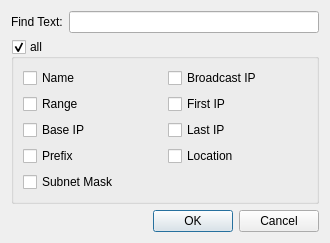
<?xml version="1.0" encoding="UTF-8"?>
<ui version="4.0">
 <class>cFindDialogIPRange</class>
 <widget class="QDialog" name="cFindDialogIPRange">
  <property name="geometry">
   <rect>
    <x>0</x>
    <y>0</y>
    <width>330</width>
    <height>221</height>
   </rect>
  </property>
  <property name="windowTitle">
   <string>Dialog</string>
  </property>
  <layout class="QGridLayout" name="gridLayout_3">
   <item row="0" column="0">
    <layout class="QVBoxLayout" name="verticalLayout">
     <item>
      <layout class="QHBoxLayout" name="horizontalLayout">
       <item>
        <widget class="QLabel" name="label">
         <property name="text">
          <string>Find Text:</string>
         </property>
        </widget>
       </item>
       <item>
        <widget class="QLineEdit" name="m_lpFindText"/>
       </item>
      </layout>
     </item>
     <item>
      <widget class="QGroupBox" name="m_lpFindIn">
       <property name="title">
        <string>all</string>
       </property>
       <property name="checkable">
        <bool>true</bool>
       </property>
       <layout class="QGridLayout" name="gridLayout_2">
        <item row="0" column="0">
         <layout class="QGridLayout" name="gridLayout">
          <item row="2" column="0">
           <widget class="QCheckBox" name="m_lpBaseIP">
            <property name="text">
             <string>Base IP</string>
            </property>
           </widget>
          </item>
          <item row="3" column="0">
           <widget class="QCheckBox" name="m_lpPrefix">
            <property name="text">
             <string>Prefix</string>
            </property>
           </widget>
          </item>
          <item row="1" column="0">
           <widget class="QCheckBox" name="m_lpRange">
            <property name="text">
             <string>Range</string>
            </property>
           </widget>
          </item>
          <item row="0" column="0">
           <widget class="QCheckBox" name="m_lpName">
            <property name="text">
             <string>Name</string>
            </property>
           </widget>
          </item>
          <item row="4" column="0">
           <widget class="QCheckBox" name="m_lpSubnetMask">
            <property name="text">
             <string>Subnet Mask</string>
            </property>
           </widget>
          </item>
          <item row="0" column="1">
           <widget class="QCheckBox" name="m_lpBroadcastIP">
            <property name="text">
             <string>Broadcast IP</string>
            </property>
           </widget>
          </item>
          <item row="1" column="1">
           <widget class="QCheckBox" name="m_lpFirstIP">
            <property name="text">
             <string>First IP</string>
            </property>
           </widget>
          </item>
          <item row="2" column="1">
           <widget class="QCheckBox" name="m_lpLastIP">
            <property name="text">
             <string>Last IP</string>
            </property>
           </widget>
          </item>
          <item row="3" column="1">
           <widget class="QCheckBox" name="m_lpLocation">
            <property name="text">
             <string>Location</string>
            </property>
           </widget>
          </item>
         </layout>
        </item>
       </layout>
      </widget>
     </item>
     <item>
      <widget class="QDialogButtonBox" name="m_lpButtonBox">
       <property name="orientation">
        <enum>Qt::Horizontal</enum>
       </property>
       <property name="standardButtons">
        <set>QDialogButtonBox::Cancel|QDialogButtonBox::Ok</set>
       </property>
      </widget>
     </item>
    </layout>
   </item>
  </layout>
 </widget>
 <resources/>
 <connections>
  <connection>
   <sender>m_lpButtonBox</sender>
   <signal>accepted()</signal>
   <receiver>cFindDialogIPRange</receiver>
   <slot>accept()</slot>
   <hints>
    <hint type="sourcelabel">
     <x>248</x>
     <y>254</y>
    </hint>
    <hint type="destinationlabel">
     <x>157</x>
     <y>274</y>
    </hint>
   </hints>
  </connection>
  <connection>
   <sender>m_lpButtonBox</sender>
   <signal>rejected()</signal>
   <receiver>cFindDialogIPRange</receiver>
   <slot>reject()</slot>
   <hints>
    <hint type="sourcelabel">
     <x>316</x>
     <y>260</y>
    </hint>
    <hint type="destinationlabel">
     <x>286</x>
     <y>274</y>
    </hint>
   </hints>
  </connection>
 </connections>
</ui>
